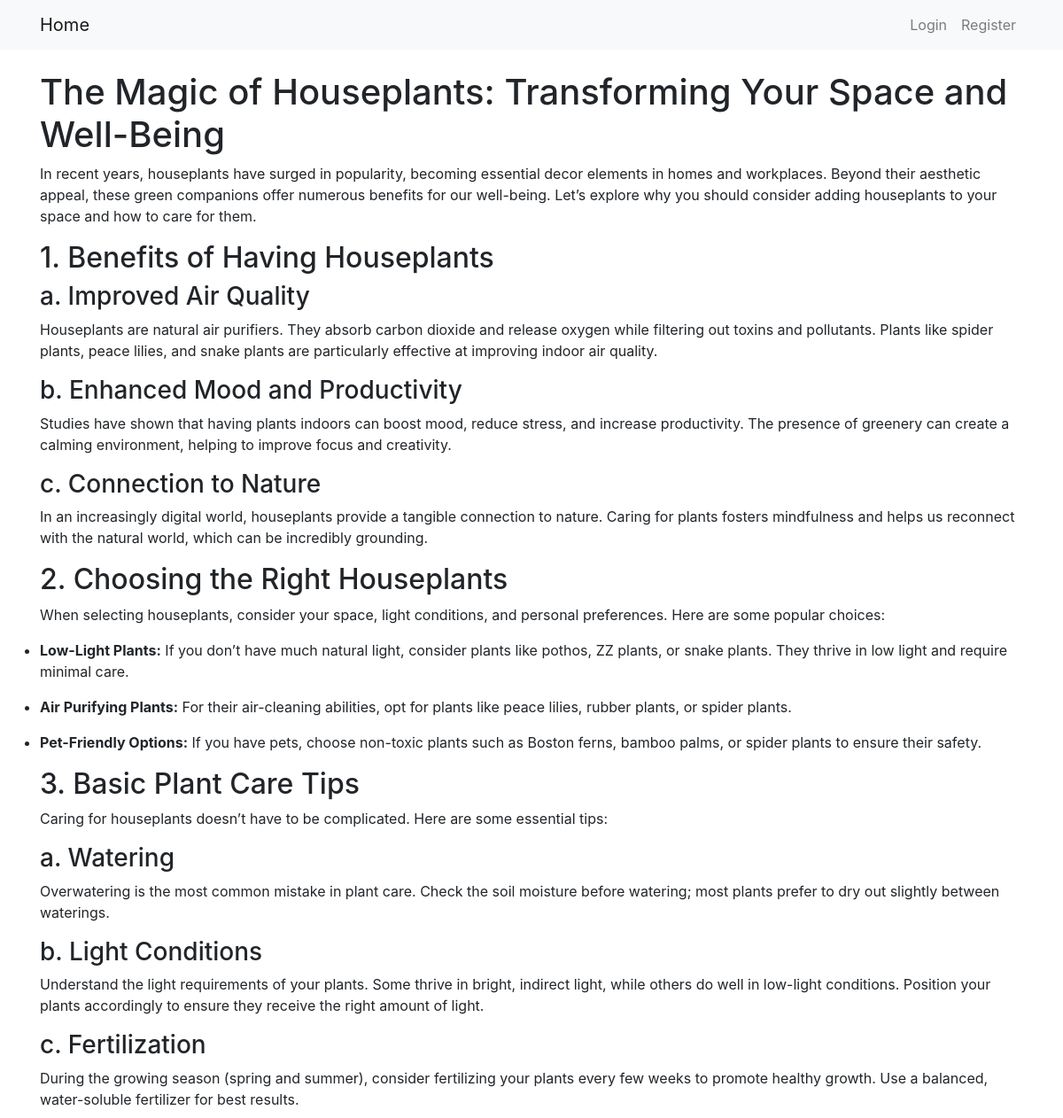
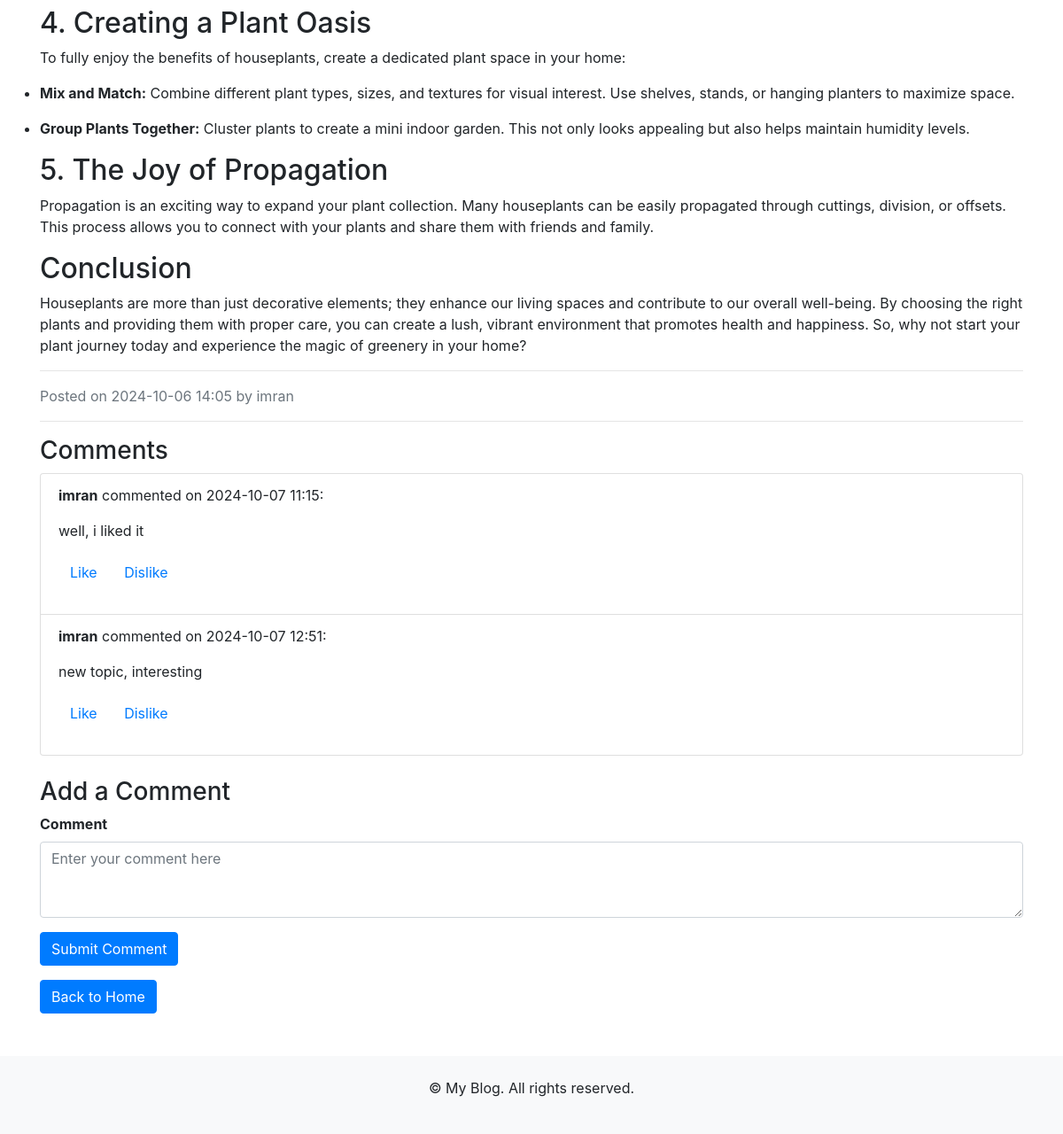
The app's page /post/4 with its own data (2 pictures, top to bottom).
### app/models.py (models this page shows, shortened)
class Post(db.Model):
    id = db.Column(db.Integer, primary_key=True)
    title = db.Column(db.String(200), nullable=False)
    content = db.Column(db.Text, nullable=False)
    date_posted = db.Column(db.DateTime, default=datetime.utcnow)
    user_id = db.Column(db.Integer, db.ForeignKey('user.id'), nullable=False)
    comments = db.relationship('Comment', backref='post', lazy=True)

class User(db.Model, UserMixin):
    id = db.Column(db.Integer, primary_key=True)
    username = db.Column(db.String(150), unique=True, nullable=False)
    email = db.Column(db.String(150), unique=True, nullable=False)
    password = db.Column(db.String(150), nullable=False)
    posts = db.relationship('Post', backref='author', lazy=True)

class Comment(db.Model):
    id = db.Column(db.Integer, primary_key=True)
    content = db.Column(db.Text, nullable=False)
    date_commented = db.Column(db.DateTime, default=datetime.utcnow)
    post_id = db.Column(db.Integer, db.ForeignKey('post.id'), nullable=False)
    user_id = db.Column(db.Integer, db.ForeignKey('user.id'), nullable=False)
    user = db.relationship('User', backref='comments')

### app/routes.py (the view)
@main.route('/post/<int:post_id>', methods=['GET', 'POST'])
def post(post_id):
    post = Post.query.get_or_404(post_id)
    comment_form = CommentForm()
    if comment_form.validate_on_submit():
        comment = Comment(content=comment_form.content.data, post=post, user_id=current_user.id)
        db.session.add(comment)
        db.session.commit()
        flash('Your comment has been added!', 'success')
        return redirect(url_for('main.post', post_id=post.id))  # Redirect to the same post after adding a comment
    comments = Comment.query.filter_by(post_id=post.id).all()
    return render_template('post.html', post=post, comment_form=comment_form, comments=comments)

### app/forms.py
class CommentForm(FlaskForm):
    content = TextAreaField('Comment', validators=[DataRequired()])
    submit = SubmitField('Submit Comment')

### app/templates/post.html (shortened to what this page needs)
{% extends 'base.html' %}
{% block content %}
{% if post %}
    <h1>{{ post.title }}</h1>
    <div class="post-content">
        {{ post.content|safe }}
    </div>
    <p class="text-muted">Posted on {{ post.date_posted.strftime('%Y-%m-%d %H:%M') }} by {{ post.author.username }}</p>
    <hr>
    <h3>Comments</h3>
    {% if comments %}
        <ul class="list-group mb-4">
            {% for comment in comments %}
                <li class="list-group-item">
                    <p><strong>{{ comment.user.username }}</strong> commented on {{ comment.date_commented.strftime('%Y-%m-%d %H:%M') }}:</p>
                    <p>{{ comment.content }}</p>
                    <p>
                        <form method="POST" action="{{ url_for('main.like_comment', comment_id=comment.id) }}" style="display:inline;">
                            <button type="button" class="btn btn-link" onclick="gsap.to(this, { scale: 0.9, duration: 0.1, yoyo: true, repeat: 1 });">Like</button>
                        </form>
                        <form method="POST" action="{{ url_for('main.dislike_comment', comment_id=comment.id) }}" style="display:inline;">
                            <button type="button" class="btn btn-link" onclick="gsap.to(this, { scale: 0.9, duration: 0.1, yoyo: true, repeat: 1 });">Dislike</button>
                        </form>
                    </p>
                </li>
            {% endfor %}
        </ul>
    {% else %}
        <p>No comments yet. Be the first to comment!</p>
    {% endif %}
    <h3>Add a Comment</h3>
    <form method="POST" action="{{ url_for('main.post', post_id=post.id) }}">
        <div class="form-group">
            {{ comment_form.content.label(class='form-label') }}
            {{ comment_form.content(class='form-control', rows=3, placeholder='Enter your comment here') }}
        </div>
        <button type="submit" class="btn btn-primary">Submit Comment</button>
    </form>
{% endif %}
<a href="{{ url_for('main.home') }}" class="btn btn-primary mt-3">Back to Home</a>
{% endblock %}

### app/static/css/style.css (style rules this page uses)
* { margin: 0; padding: 0; box-sizing: border-box; }
body { font-family: Arial, sans-serif; background-color: #f8f9fa; color: #343a40; }
.form-label { font-weight: bold; }
.form-control { border-radius: 0.25rem; }

### records on screen
Post: title "The Magic of Houseplants: Transforming Your Space and Well-Being", content "In recent years, houseplants have surged in popularity, becoming essential decor elements in homes and workplaces. Beyond their aesthetic appeal, these green companions offer numerous benefits for our well-being. Let’s explore why you should consider adding houseplants to your space and how to care for them. 1. Benefits of Having Houseplants a. Improved Air Quality Houseplants are natural air purifiers. They absorb carbon dioxide and release oxygen while filtering out toxins and pollutants. Plants like spider plants, peace lilies, and snake plants are particularly effective at improving indoor air quality. b. Enhanced Mood and Productivity Studies have shown that having plants indoors can…", date_posted "2024-10-06 14:05"
User: author.username "imran"
Comment: user.username "imran", date_commented "2024-10-07 11:15", content "well, i liked it"
Comment: user.username "imran", date_commented "2024-10-07 12:51", content "new topic, interesting"

### other values on screen
{{ comment_form.content.label(class='form-label') }} "Comment"
